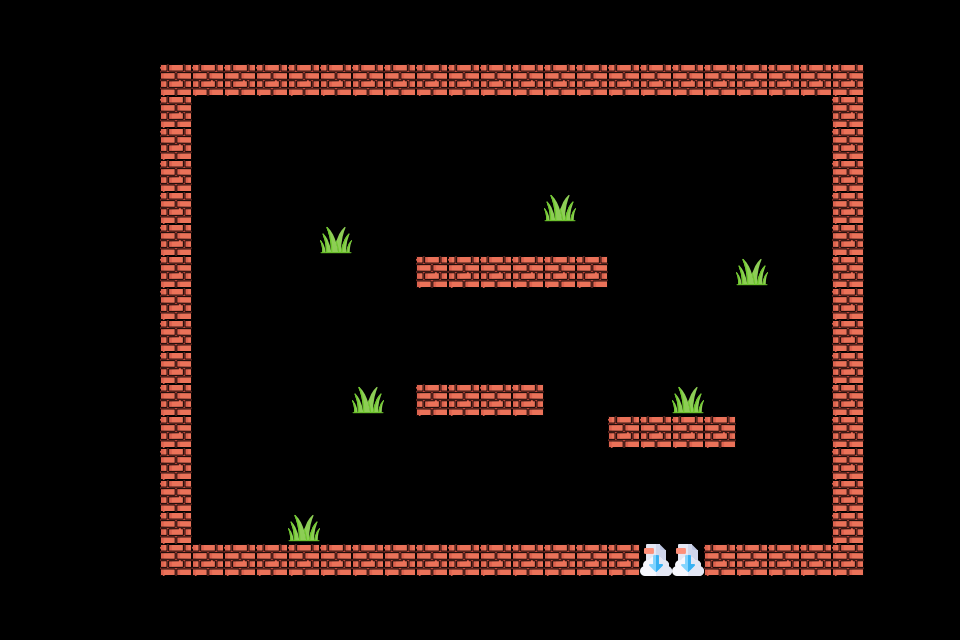

The image is a tile-based game level rendered from a .tmx file. Its description and complete source (layers, tilesets, objects, tile grids) follow:
An orthogonal 30x20 tile map with 32x32 px tiles, 3 tile layers (bg, antidote, wall) and 23 objects (13x antidote, 8x grass, fire, sprite).

<map version="1.10" tiledversion="1.10.1" orientation="orthogonal" renderorder="right-down" width="30" height="20" tilewidth="32" tileheight="32" infinite="0" nextlayerid="5" nextobjectid="24">
 <editorsettings>
  <export target="level3.json" format="json" />
 </editorsettings>
 <tileset firstgid="1" name="sprite" tilewidth="32" tileheight="32" tilecount="4" columns="4">
  <image source="sprite.png" width="128" height="32" />
  <tile id="1">
   <properties>
    <property name="collides" type="bool" value="true" />
    <property name="name" value="antidote" />
   </properties>
  </tile>
  <tile id="2">
   <properties>
    <property name="collides" type="bool" value="true" />
   </properties>
  </tile>
  <tile id="3">
   <properties>
    <property name="name" value="exit" />
   </properties>
  </tile>
 </tileset>
 <layer id="1" name="bg" width="30" height="20">
  <data encoding="csv">
0,0,0,0,0,0,0,0,0,0,0,0,0,0,0,0,0,0,0,0,0,0,0,0,0,0,0,0,0,0,
0,0,0,0,0,0,0,0,0,0,0,0,0,0,0,0,0,0,0,0,0,0,0,0,0,0,0,0,0,0,
0,0,0,0,0,0,0,0,0,0,0,0,0,0,0,0,0,0,0,0,0,0,0,0,0,0,0,0,0,0,
0,0,0,0,0,0,0,0,0,0,0,0,0,0,0,0,0,0,0,0,0,0,0,0,0,0,0,0,0,0,
0,0,0,0,0,0,0,0,0,0,0,0,0,0,0,0,0,0,0,0,0,0,0,0,0,0,0,0,0,0,
0,0,0,0,0,0,0,0,0,0,0,0,0,0,0,0,0,0,0,0,0,0,0,0,0,0,0,0,0,0,
0,0,0,0,0,0,0,0,0,0,0,0,0,0,0,0,0,1,0,0,0,0,0,0,0,0,0,0,0,0,
0,0,0,0,0,0,0,0,0,0,1,0,0,0,0,0,0,0,0,0,0,0,0,0,0,0,0,0,0,0,
0,0,0,0,0,0,0,0,0,0,0,0,0,0,0,0,0,0,0,0,0,0,0,1,0,0,0,0,0,0,
0,0,0,0,0,0,0,0,0,0,0,0,0,0,0,0,0,0,0,0,0,0,0,0,0,0,0,0,0,0,
0,0,0,0,0,0,0,0,0,0,0,0,0,0,0,0,0,0,0,0,0,0,0,0,0,0,0,0,0,0,
0,0,0,0,0,0,0,0,0,0,0,0,0,0,0,0,0,0,0,0,0,0,0,0,0,0,0,0,0,0,
0,0,0,0,0,0,0,0,0,0,0,1,0,0,0,0,0,0,0,0,0,1,0,0,0,0,0,0,0,0,
0,0,0,0,0,0,0,0,0,0,0,0,0,0,0,0,0,0,0,0,0,0,0,0,0,0,0,0,0,0,
0,0,0,0,0,0,0,0,0,0,0,0,0,0,0,0,0,0,0,0,0,0,0,0,0,0,0,0,0,0,
0,0,0,0,0,0,0,0,0,0,0,0,0,0,0,0,0,0,0,0,0,0,0,0,0,0,0,0,0,0,
0,0,0,0,0,0,0,0,0,0,0,0,0,0,0,0,0,0,0,0,0,0,0,0,0,0,0,0,0,0,
0,0,0,0,0,0,0,0,0,0,0,0,0,0,0,0,0,0,0,0,0,0,0,0,0,0,0,0,0,0,
0,0,0,0,0,0,0,0,0,0,0,0,0,0,0,0,0,0,0,0,0,0,0,0,0,0,0,0,0,0,
0,0,0,0,0,0,0,0,0,0,0,0,0,0,0,0,0,0,0,0,0,0,0,0,0,0,0,0,0,0
</data>
 </layer>
 <objectgroup id="3" name="pointer">
  <object id="1" name="fire" x="495.702" y="304.482">
   <point />
  </object>
  <object id="2" name="sprite" x="236.819" y="144.151">
   <point />
  </object>
  <object id="3" name="grass" x="337.313" y="235.821">
   <point />
  </object>
  <object id="4" name="grass" x="368.657" y="394.03">
   <point />
  </object>
  <object id="5" name="grass" x="558.209" y="204.478">
   <point />
  </object>
  <object id="6" name="grass" x="686.567" y="397.015">
   <point />
  </object>
  <object id="7" name="grass" x="750.746" y="274.627">
   <point />
  </object>
  <object id="8" name="grass" x="302.61" y="536.756">
   <point />
  </object>
  <object id="9" name="grass" x="491.57" y="494.309">
   <point />
  </object>
  <object id="10" name="grass" x="620.282" y="532.649">
   <point />
  </object>
  <object id="11" name="antidote" x="273.855" y="273.855">
   <point />
  </object>
  <object id="12" name="antidote" x="238.254" y="332.734">
   <point />
  </object>
  <object id="13" name="antidote" x="273.855" y="365.597">
   <point />
  </object>
  <object id="14" name="antidote" x="212.238" y="435.43">
   <point />
  </object>
  <object id="15" name="antidote" x="309.457" y="461.446">
   <point />
  </object>
  <object id="16" name="antidote" x="401.198" y="528.541">
   <point />
  </object>
  <object id="17" name="antidote" x="718.87" y="523.064">
   <point />
  </object>
  <object id="18" name="antidote" x="503.894" y="380.659">
   <point />
  </object>
  <object id="19" name="antidote" x="434.061" y="220.454">
   <point />
  </object>
  <object id="20" name="antidote" x="624.39" y="297.133">
   <point />
  </object>
  <object id="21" name="antidote" x="691.485" y="208.13">
   <point />
  </object>
  <object id="22" name="antidote" x="722.978" y="275.225">
   <point />
  </object>
  <object id="23" name="antidote" x="787.334" y="336.842">
   <point />
  </object>
 </objectgroup>
 <layer id="4" name="antidote" width="30" height="20">
  <data encoding="csv">
0,0,0,0,0,0,0,0,0,0,0,0,0,0,0,0,0,0,0,0,0,0,0,0,0,0,0,0,0,0,
0,0,0,0,0,0,0,0,0,0,0,0,0,0,0,0,0,0,0,0,0,0,0,0,0,0,0,0,0,0,
0,0,0,0,0,0,0,0,0,0,0,0,0,0,0,0,0,0,0,0,0,0,0,0,0,0,0,0,0,0,
0,0,0,0,0,0,0,0,0,0,0,0,0,0,0,0,0,0,0,0,0,0,0,0,0,0,0,0,0,0,
0,0,0,0,0,0,0,0,0,0,0,0,0,0,0,0,0,0,0,0,0,0,0,0,0,0,0,0,0,0,
0,0,0,0,0,0,0,0,0,0,0,0,0,0,0,0,0,0,0,0,0,0,0,0,0,0,0,0,0,0,
0,0,0,0,0,0,0,0,0,0,0,0,0,0,0,0,0,0,0,0,0,0,0,0,0,0,0,0,0,0,
0,0,0,0,0,0,0,0,0,0,0,0,0,0,0,0,0,0,0,0,0,0,0,0,0,0,0,0,0,0,
0,0,0,0,0,0,0,0,0,0,0,0,0,0,0,0,0,0,0,0,0,0,0,0,0,0,0,0,0,0,
0,0,0,0,0,0,0,0,0,0,0,0,0,0,0,0,0,0,0,0,0,0,0,0,0,0,0,0,0,0,
0,0,0,0,0,0,0,0,0,0,0,0,0,0,0,0,0,0,0,0,0,0,0,0,0,0,0,0,0,0,
0,0,0,0,0,0,0,0,0,0,0,0,0,0,0,0,0,0,0,0,0,0,0,0,0,0,0,0,0,0,
0,0,0,0,0,0,0,0,0,0,0,0,0,0,0,0,0,0,0,0,0,0,0,0,0,0,0,0,0,0,
0,0,0,0,0,0,0,0,0,0,0,0,0,0,0,0,0,0,0,0,0,0,0,0,0,0,0,0,0,0,
0,0,0,0,0,0,0,0,0,0,0,0,0,0,0,0,0,0,0,0,0,0,0,0,0,0,0,0,0,0,
0,0,0,0,0,0,0,0,0,0,0,0,0,0,0,0,0,0,0,0,0,0,0,0,0,0,0,0,0,0,
0,0,0,0,0,0,0,0,0,0,0,0,0,0,0,0,0,0,0,0,0,0,0,0,0,0,0,0,0,0,
0,0,0,0,0,0,0,0,0,0,0,0,0,0,0,0,0,0,0,0,0,0,0,0,0,0,0,0,0,0,
0,0,0,0,0,0,0,0,0,0,0,0,0,0,0,0,0,0,0,0,0,0,0,0,0,0,0,0,0,0,
0,0,0,0,0,0,0,0,0,0,0,0,0,0,0,0,0,0,0,0,0,0,0,0,0,0,0,0,0,0
</data>
 </layer>
 <layer id="2" name="wall" width="30" height="20">
  <data encoding="csv">
0,0,0,0,0,0,0,0,0,0,0,0,0,0,0,0,0,0,0,0,0,0,0,0,0,0,0,0,0,0,
0,0,0,0,0,0,0,0,0,0,0,0,0,0,0,0,0,0,0,0,0,0,0,0,0,0,0,0,0,0,
0,0,0,0,0,3,3,3,3,3,3,3,3,3,3,3,3,3,3,3,3,3,3,3,3,3,3,0,0,0,
0,0,0,0,0,3,0,0,0,0,0,0,0,0,0,0,0,0,0,0,0,0,0,0,0,0,3,0,0,0,
0,0,0,0,0,3,0,0,0,0,0,0,0,0,0,0,0,0,0,0,0,0,0,0,0,0,3,0,0,0,
0,0,0,0,0,3,0,0,0,0,0,0,0,0,0,0,0,0,0,0,0,0,0,0,0,0,3,0,0,0,
0,0,0,0,0,3,0,0,0,0,0,0,0,0,0,0,0,0,0,0,0,0,0,0,0,0,3,0,0,0,
0,0,0,0,0,3,0,0,0,0,0,0,0,0,0,0,0,0,0,0,0,0,0,0,0,0,3,0,0,0,
0,0,0,0,0,3,0,0,0,0,0,0,0,3,3,3,3,3,3,0,0,0,0,0,0,0,3,0,0,0,
0,0,0,0,0,3,0,0,0,0,0,0,0,0,0,0,0,0,0,0,0,0,0,0,0,0,3,0,0,0,
0,0,0,0,0,3,0,0,0,0,0,0,0,0,0,0,0,0,0,0,0,0,0,0,0,0,3,0,0,0,
0,0,0,0,0,3,0,0,0,0,0,0,0,0,0,0,0,0,0,0,0,0,0,0,0,0,3,0,0,0,
0,0,0,0,0,3,0,0,0,0,0,0,0,3,3,3,3,0,0,0,0,0,0,0,0,0,3,0,0,0,
0,0,0,0,0,3,0,0,0,0,0,0,0,0,0,0,0,0,0,3,3,3,3,0,0,0,3,0,0,0,
0,0,0,0,0,3,0,0,0,0,0,0,0,0,0,0,0,0,0,0,0,0,0,0,0,0,3,0,0,0,
0,0,0,0,0,3,0,0,0,0,0,0,0,0,0,0,0,0,0,0,0,0,0,0,0,0,3,0,0,0,
0,0,0,0,0,3,0,0,0,1,0,0,0,0,0,0,0,0,0,0,0,0,0,0,0,0,3,0,0,0,
0,0,0,0,0,3,3,3,3,3,3,3,3,3,3,3,3,3,3,3,4,4,3,3,3,3,3,0,0,0,
0,0,0,0,0,0,0,0,0,0,0,0,0,0,0,0,0,0,0,0,0,0,0,0,0,0,0,0,0,0,
0,0,0,0,0,0,0,0,0,0,0,0,0,0,0,0,0,0,0,0,0,0,0,0,0,0,0,0,0,0
</data>
 </layer>
</map>